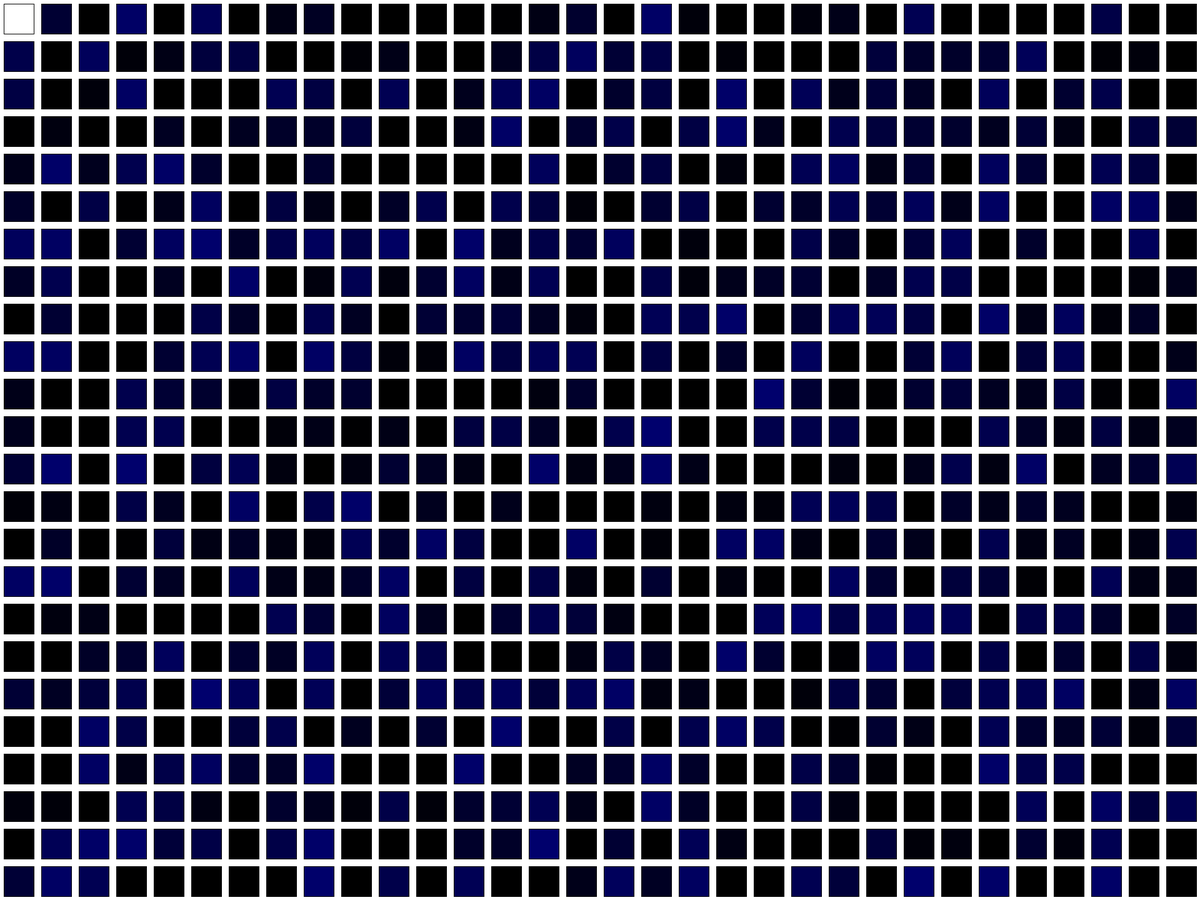
Frame 1 (no input)
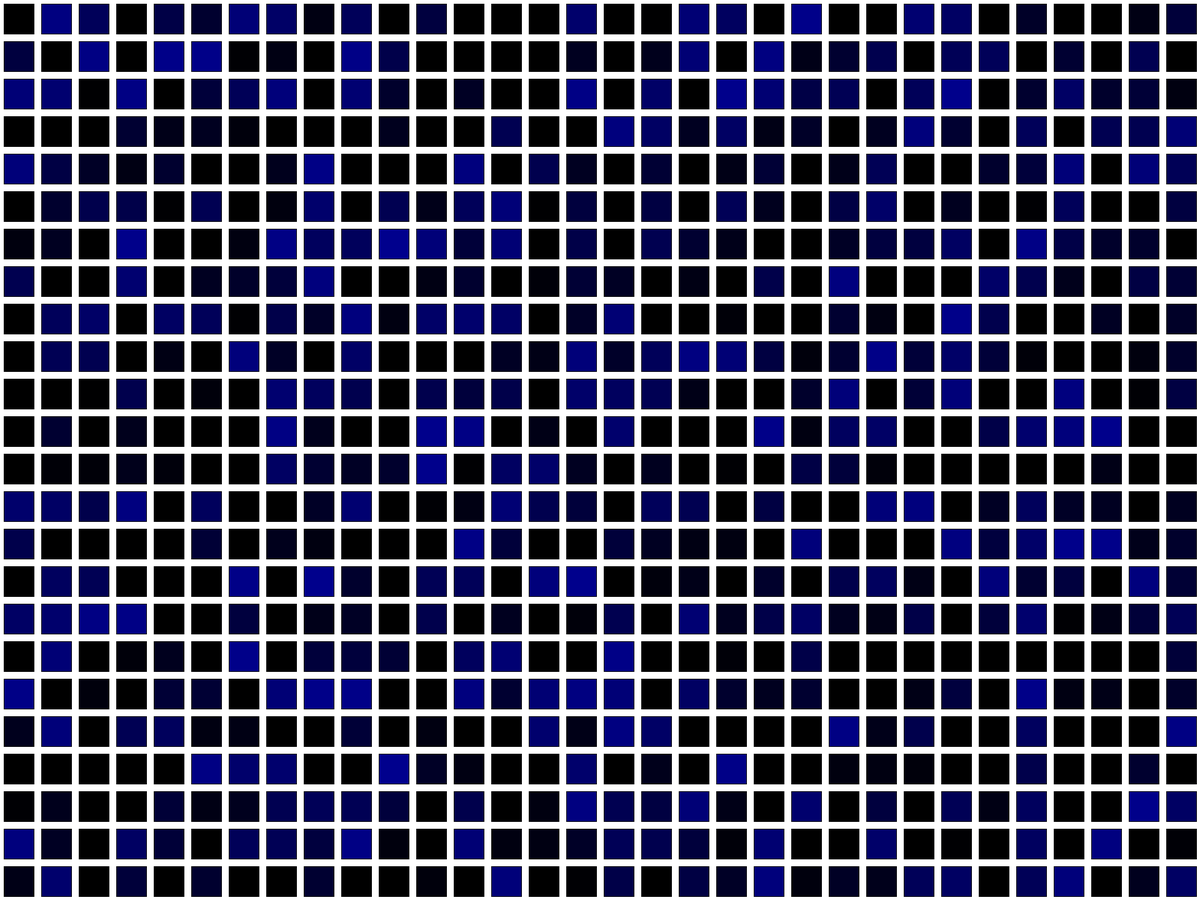
Frame 60 (the mouse pressed at the canvas centre just before this capture)
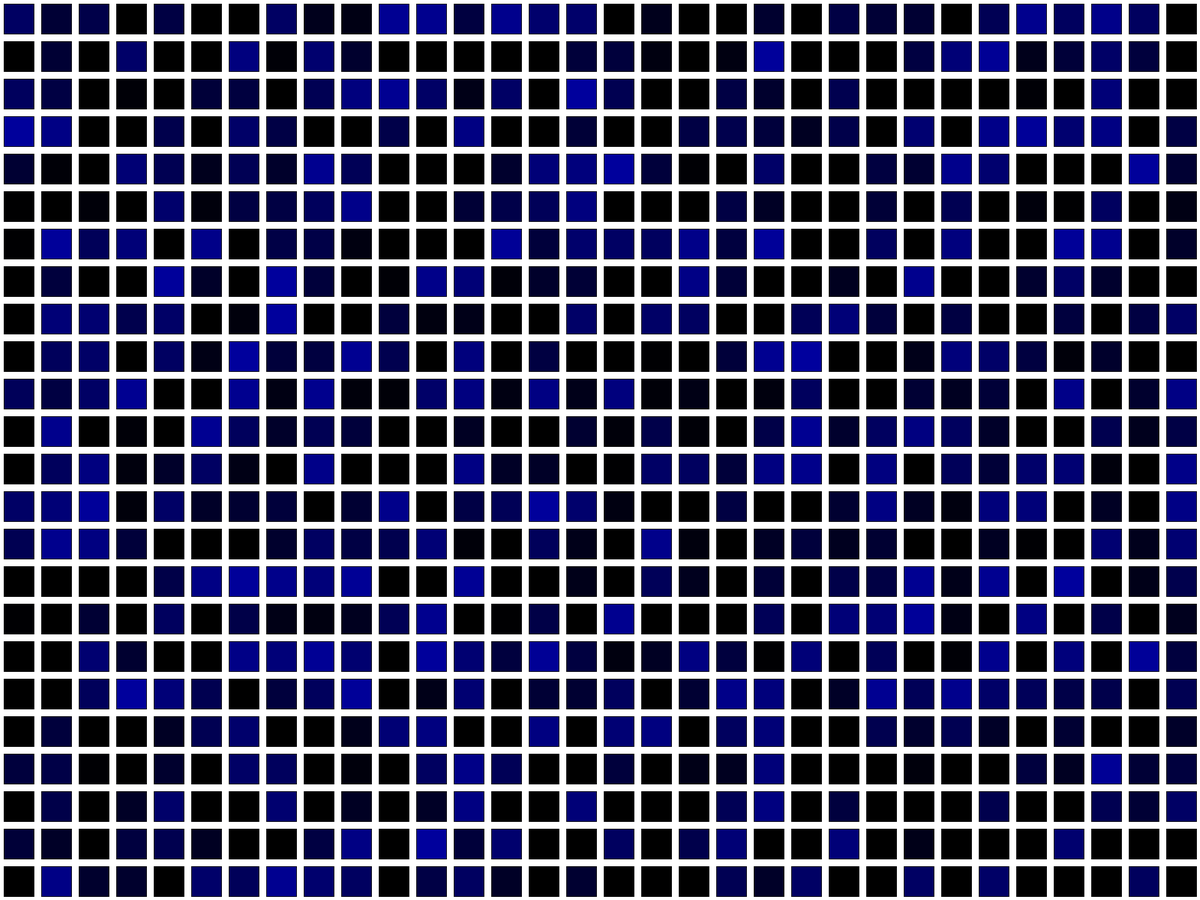
Frame 120 (the mouse held since frame 60 and released just before this capture)

The Processing sketch that drew these frames (run headless with seeded random() and noise(); from frame 60 on, the mouse is pressed at the canvas centre):

// Processing sketch: processing_4389
// ── processing_4389.pde

void setup(){ 
size(1920,1440);} 
void draw(){background(255);
for (int b=6;b<1446;b +=60)
{for (int a=6;a<1926;a +=60)
{rect(a,b,48,48);fill(0,0,((random(3)-1)*(abs(255-((8*second()+30))))));
}}}
